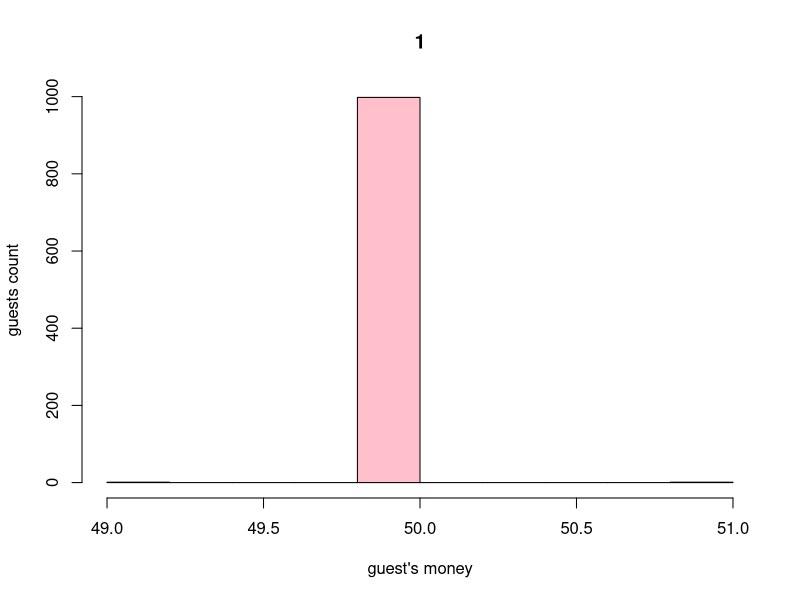
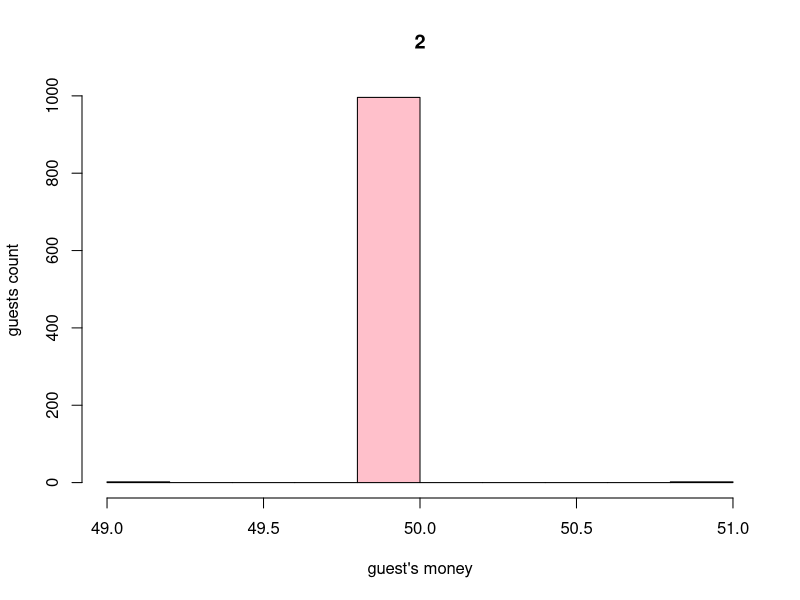
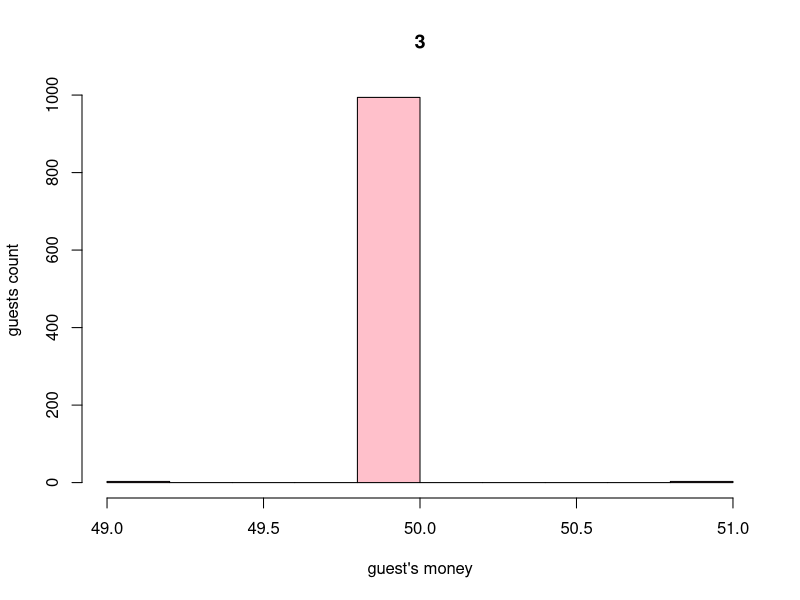
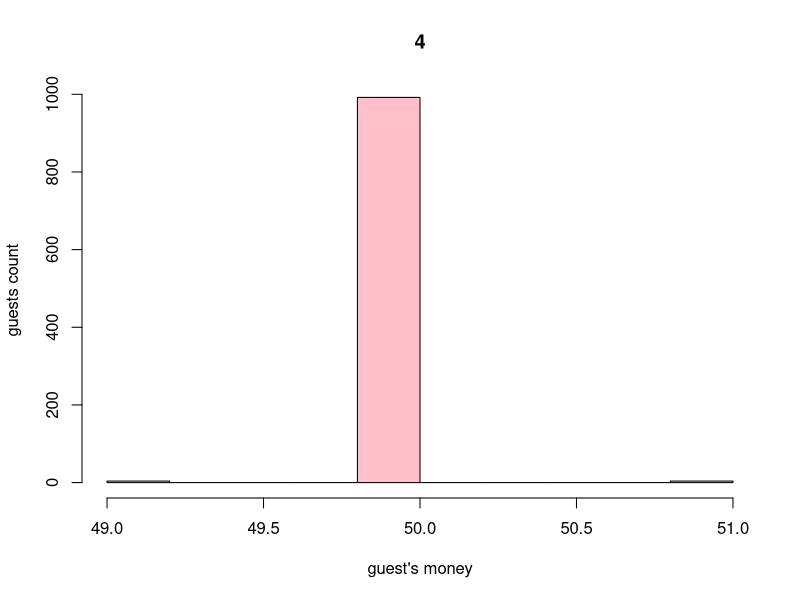
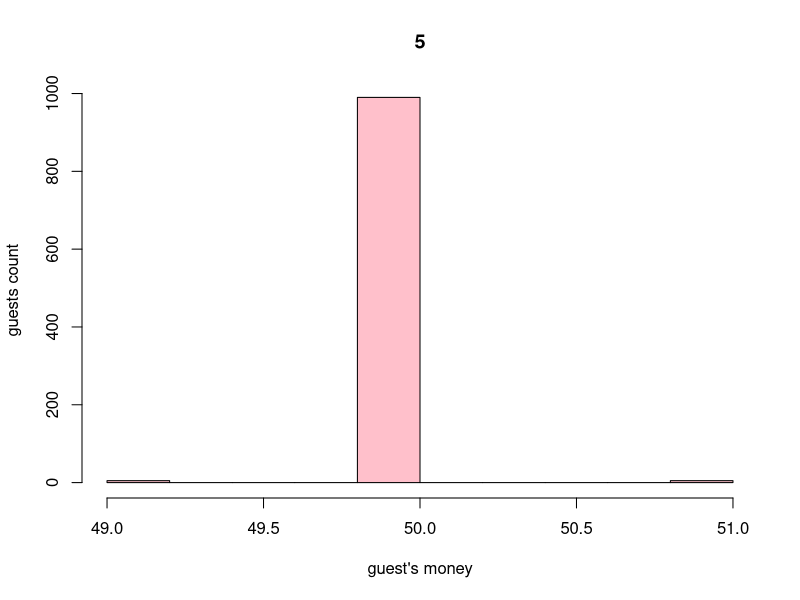
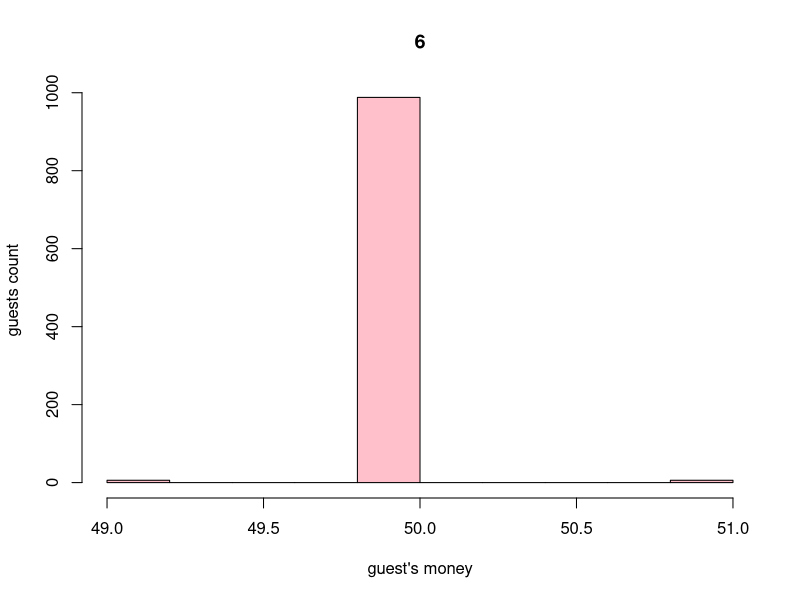
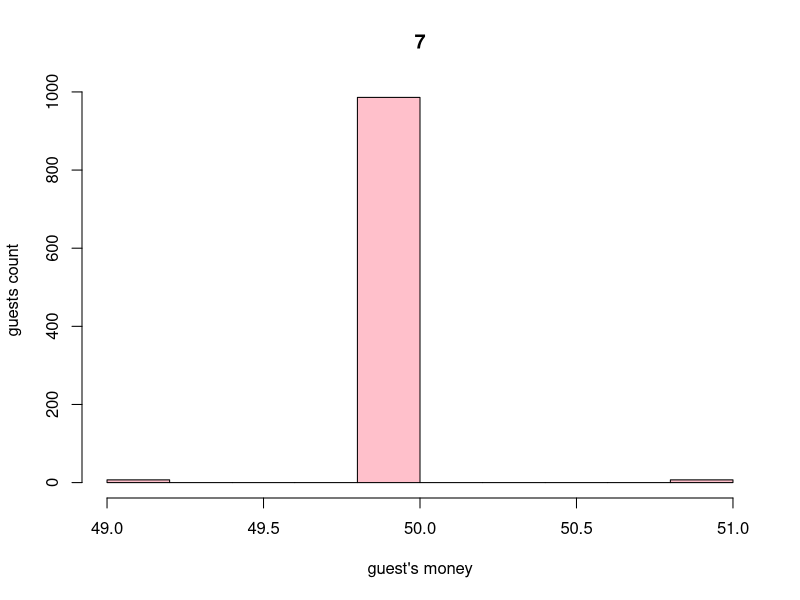
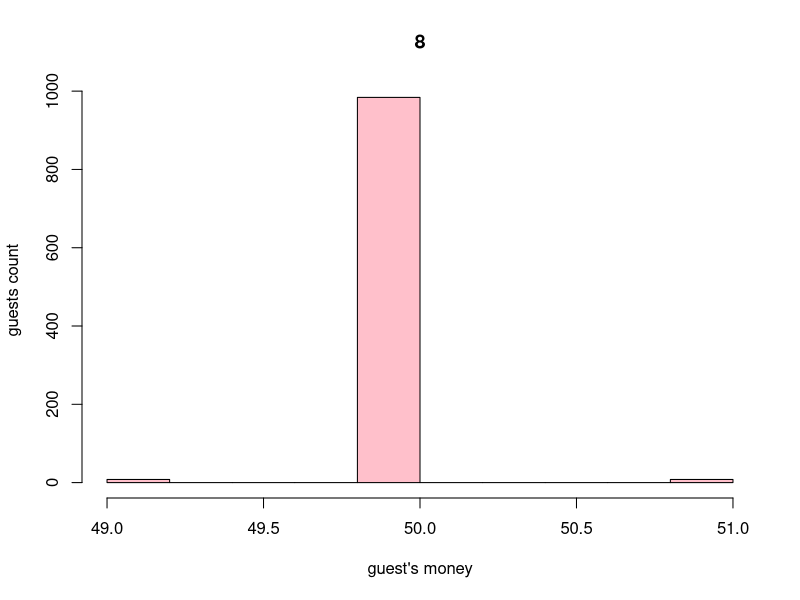

The R script that drew these images, in order: (Note: a time limit stopped this script after it produced the figures.)
n = 7000
x<-rep(50,1000)
for(i in 1:n)
{
  num = sample(1:1000, size = 2, replace = FALSE)
  x[num[1]] = x[num[1]] - 1
  x[num[2]] = x[num[2]] + 1
  hist(x, main = i, plot = T,col = "pink", xlab = "guest's money", ylab = "guests count")
  Sys.sleep(0.05)
}
